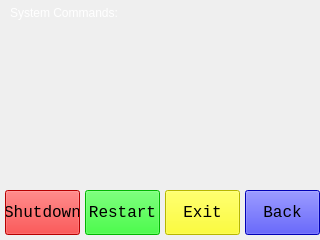
   <widget class="QWidget" name="commands" native="true">
    <property name="geometry">
     <rect>
      <x>0</x>
      <y>0</y>
      <width>320</width>
      <height>240</height>
     </rect>
    </property>
    <widget class="QLabel" name="label_commands">
     <property name="geometry">
      <rect>
       <x>10</x>
       <y>5</y>
       <width>150</width>
       <height>15</height>
      </rect>
     </property>
     <property name="styleSheet">
      <string notr="true">color: rgb(255, 255, 255);</string>
     </property>
     <property name="text">
      <string>System Commands:</string>
     </property>
    </widget>
    <widget class="QWidget" name="menu_commands" native="true">
     <property name="geometry">
      <rect>
       <x>0</x>
       <y>190</y>
       <width>320</width>
       <height>45</height>
      </rect>
     </property>
     <widget class="QPushButton" name="commands_shutdown">
      <property name="geometry">
       <rect>
        <x>5</x>
        <y>0</y>
        <width>75</width>
        <height>45</height>
       </rect>
      </property>
      <property name="font">
       <font>
        <family>Lucida Console</family>
        <pointsize>12</pointsize>
        <weight>50</weight>
        <italic>false</italic>
        <bold>false</bold>
       </font>
      </property>
      <property name="styleSheet">
       <string notr="true">background-color: rgb(255, 0, 0);</string>
      </property>
      <property name="text">
       <string>Shutdown</string>
      </property>
     </widget>
     <widget class="QPushButton" name="commands_restart">
      <property name="geometry">
       <rect>
        <x>85</x>
        <y>0</y>
        <width>75</width>
        <height>45</height>
       </rect>
      </property>
      <property name="font">
       <font>
        <family>Lucida Console</family>
        <pointsize>12</pointsize>
        <weight>50</weight>
        <italic>false</italic>
        <bold>false</bold>
       </font>
      </property>
      <property name="styleSheet">
       <string notr="true">background-color: rgb(0, 255, 0);</string>
      </property>
      <property name="text">
       <string>Restart</string>
      </property>
     </widget>
     <widget class="QPushButton" name="commands_exit">
      <property name="geometry">
       <rect>
        <x>165</x>
        <y>0</y>
        <width>75</width>
        <height>45</height>
       </rect>
      </property>
      <property name="font">
       <font>
        <family>Lucida Console</family>
        <pointsize>12</pointsize>
        <weight>50</weight>
        <italic>false</italic>
        <bold>false</bold>
       </font>
      </property>
      <property name="styleSheet">
       <string notr="true">background-color: rgb(255, 255, 0);
</string>
      </property>
      <property name="text">
       <string>Exit</string>
      </property>
     </widget>
     <widget class="QPushButton" name="commands_back">
      <property name="geometry">
       <rect>
        <x>245</x>
        <y>0</y>
        <width>75</width>
        <height>45</height>
       </rect>
      </property>
      <property name="font">
       <font>
        <family>Lucida Console</family>
        <pointsize>12</pointsize>
        <weight>50</weight>
        <italic>false</italic>
        <bold>false</bold>
       </font>
      </property>
      <property name="styleSheet">
       <string notr="true">background-color: rgb(0, 0, 255);</string>
      </property>
      <property name="text">
       <string>Back</string>
      </property>
     </widget>
    </widget>
   </widget>
